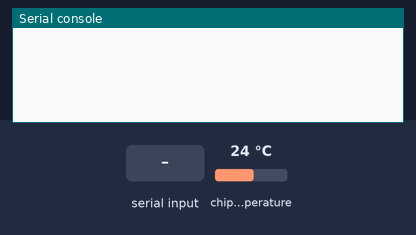
Recording of a program running on a simulated CircuitPython board. Parts: the last lines printed to the serial console. The inputs (shaded band) are chosen by the test bench; at power-on: chip temperature 24 °C.

Above: at 1.2 s.
1.3 s: "1" typed at the serial console, then Enter
At 2.0 s:
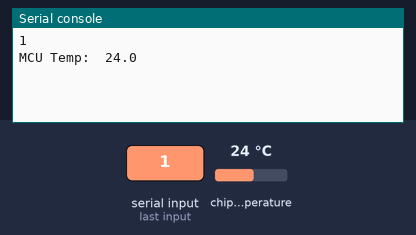
2.8 s: "0" typed at the serial console, then Enter
At 3.1 s:
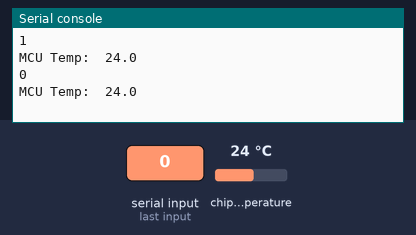

The program:

code.py
```python
import select
import sys
import time
import microcontroller

# Set up the poll object
poll_obj = select.poll()
poll_obj.register(sys.stdin, select.POLLIN)

# Loop indefinitely
while True:
    # Wait for input on stdin
    # the '1' is how long it will wait for message before looping again (in microseconds)
    poll_results = poll_obj.poll(1)
    if poll_results:
        # Read the data from stdin (read data coming from PC)
        data = sys.stdin.readline().strip()
        # Write the data to the input file (print sends data back over USB to the PC)
        print("MCU Temp: ", microcontroller.cpu.temperature)
    else:
        # do something if no message received (like feed a watchdog timer)
        continue
```

Measured:
- after the input at 1.3 s, the serial console: prints a new line at once (image 1)
- after the input at 2.8 s, the serial console: prints a new line at once (image 2)
